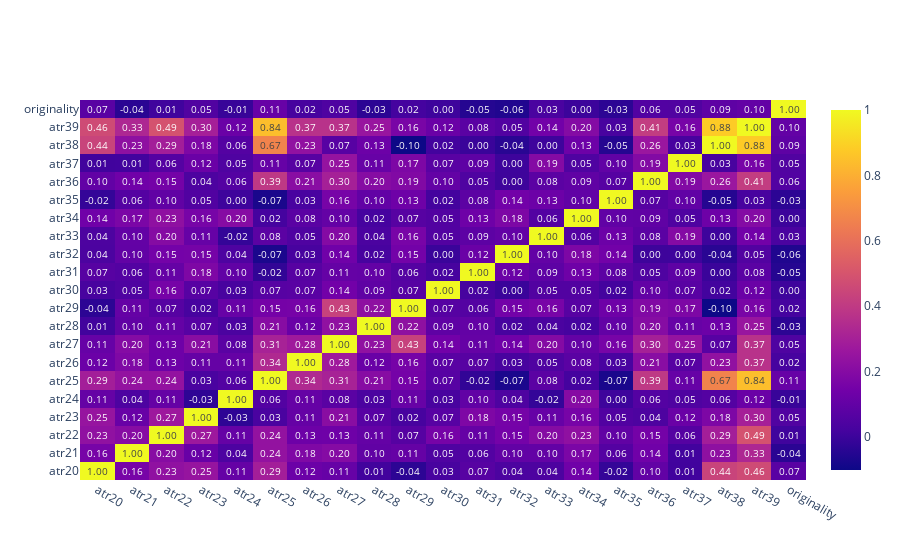

The cell this chart's notebook holds for it:
### Code cell
dataframe = regular_sentences.join([y])
correlation_matrix(dataframe)

### Figure 1 — Plotly figure (JSON) as saved in the notebook; plotly's stock layout.template omitted (floating-point values rounded to 4 significant figures; data arrays with more than 128 entries replaced by an {"elided": "..."} marker saying what was removed)
{"data": [{"text": {"elided": "21x21 float values"}, "texttemplate": "%{text:.2f}", "type": "heatmap", "x": ["atr20", "atr21", "atr22", "atr23", "atr24", "atr25", "atr26", "atr27", "atr28", "atr29", "atr30", "atr31", "atr32", "atr33", "atr34", "atr35", "atr36", "atr37", "atr38", "atr39", "originality"], "y": ["atr20", "atr21", "atr22", "atr23", "atr24", "atr25", "atr26", "atr27", "atr28", "atr29", "atr30", "atr31", "atr32", "atr33", "atr34", "atr35", "atr36", "atr37", "atr38", "atr39", "originality"], "z": {"elided": "21x21 float values"}}], "layout": {}}
